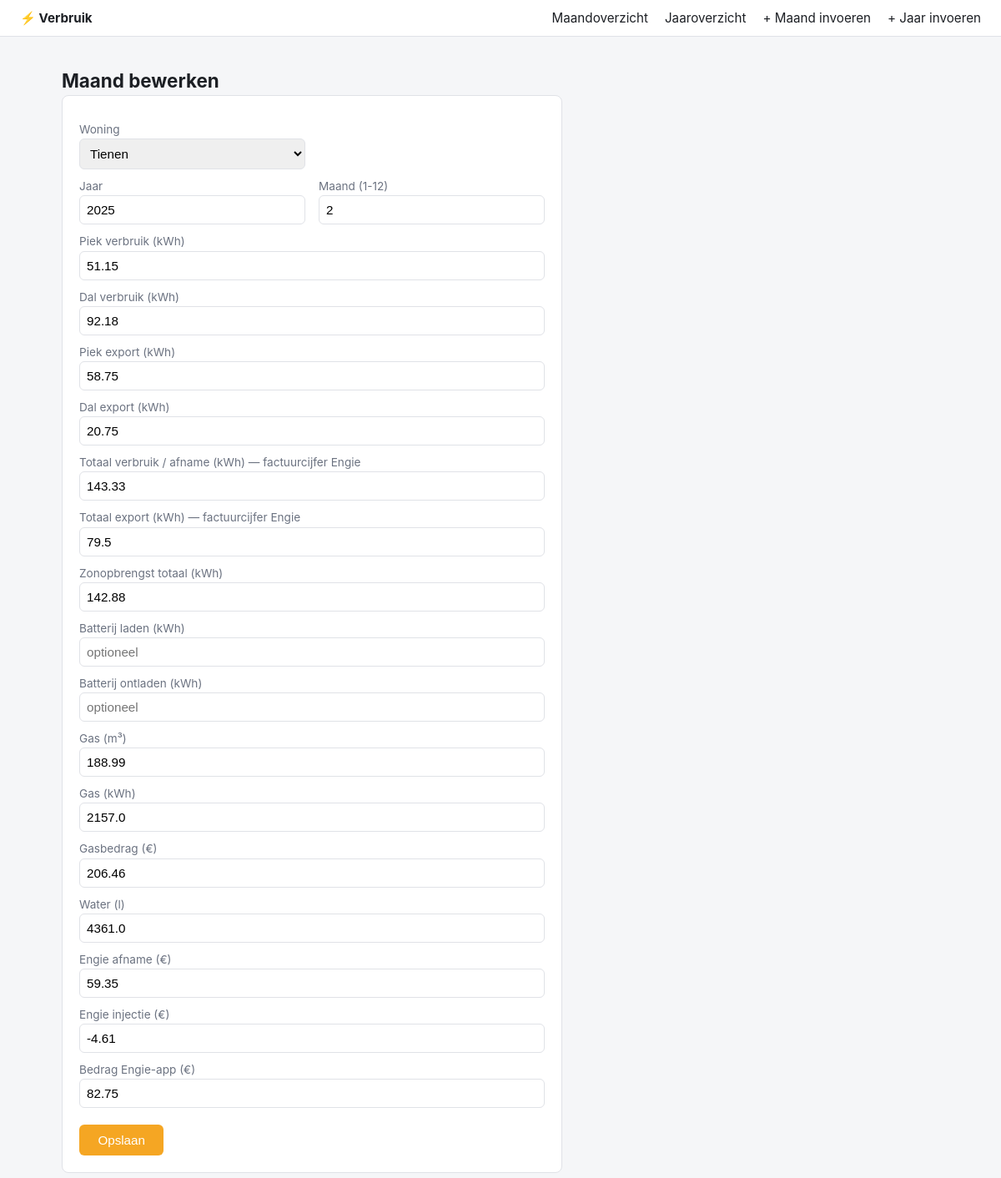
The page /invoer/Tienen/2025/2 on the database its author committed.
### tables this page shows
CREATE TABLE maandverbruik (
    id INTEGER PRIMARY KEY AUTOINCREMENT,
    woning TEXT NOT NULL CHECK (woning IN ('Tienen', 'Binkom')),
    jaar INTEGER NOT NULL,
    maand INTEGER NOT NULL CHECK (maand BETWEEN 1 AND 12),

    piek_verbruik REAL,
    dal_verbruik REAL,
    piek_export REAL,
    dal_export REAL,
    totaal_verbruik_afname REAL,
    totaal_export REAL,
    zonopbrengst_totaal REAL,
    batterij_laden REAL,
    batterij_ontladen REAL,

    gas_m3 REAL,
    gas_kwh REAL,
    prijs_gas_eur REAL,
    water_l REAL,

    engie_afname_eur REAL,
    engie_injectie_eur REAL,
    bedrag_engie_app REAL,

    UNIQUE(woning, jaar, maand)
);

### main.py (the view, shortened to what this page needs)
@app.route("/invoer", methods=["GET", "POST"])
@app.route("/invoer/<woning>/<int:jaar>/<int:maand>", methods=["GET", "POST"])
def invoer(woning=None, jaar=None, maand=None):
    bestaand = None
    if woning and jaar and maand:
        conn = get_connection()
        row = conn.execute(
            "SELECT * FROM maandverbruik WHERE woning=? AND jaar=? AND maand=?",
            (woning, jaar, maand),
        ).fetchone()
        conn.close()
        bestaand = dict(row) if row else None
    return render_template(
        "invoer.html",
        woningen=WONINGEN,
        velden=MAAND_INVOERVELDEN,
        bestaand=bestaand,
        woning=woning,
        jaar=jaar,
        maand=maand,
    )

### models.py (called while the page is built)
def get_connection():
    DB_PATH.parent.mkdir(parents=True, exist_ok=True)
    conn = sqlite3.connect(DB_PATH)
    conn.row_factory = sqlite3.Row
    conn.execute("PRAGMA foreign_keys = ON")
    return conn

### templates/invoer.html (shortened to what this page needs)
{% extends "base.html" %}
{% block content %}
<h1>{{ "Maand bewerken" if bestaand else "Maand invoeren" }}</h1>
<form class="entry" method="post">
    <div class="row2">
        <div>
            <label>Woning</label>
            <select name="woning" required>
                {% for w in woningen %}
                <option value="{{ w }}" {{ "selected" if (bestaand and bestaand.woning == w) or (woning == w) }}>{{ w }}</option>
                {% endfor %}
            </select>
        </div>
        <div></div>
        <div>
            <label>Jaar</label>
            <input type="number" name="jaar" value="{{ bestaand.jaar if bestaand else (jaar or '') }}" required>
        </div>
        <div>
            <label>Maand (1-12)</label>
            <input type="number" name="maand" min="1" max="12" value="{{ bestaand.maand if bestaand else (maand or '') }}" required>
        </div>
    </div>
    {% for veld, label in velden %}
    <label>{{ label }}</label>
    <input type="text" name="{{ veld }}" value="{{ bestaand[veld] if bestaand and bestaand[veld] is not none else '' }}" placeholder="optioneel">
    {% endfor %}
    <button type="submit">Opslaan</button>
</form>
{% endblock %}

### static/style.css (style rules this page uses)
:root { --bg: #f5f6f8; --card: #ffffff; --border: #e0e2e7; --text: #1c1f24; --muted: #6b7280; --accent: #f5a623; --accent-dark: #d68910; --pos: #2e7d32; --neg: #c0392b; }
* { box-sizing: border-box; }
body { margin: 0; font-family: -apple-system, "Segoe UI", Roboto, sans-serif; background: var(--bg); color: var(--text); }
h1 { font-size: 1.4rem; margin-bottom: 0.25rem; }
form.entry { background: var(--card); border: 1px solid var(--border); border-radius: 8px; padding: 1.25rem; max-width: 600px; }
form.entry label { display: block; margin-top: 0.75rem; font-size: 0.85rem; color: var(--muted); }
form.entry input, form.entry select { width: 100%; padding: 0.5rem; border: 1px solid var(--border); border-radius: 6px; font-size: 0.95rem; margin-top: 0.2rem; }
form.entry button { margin-top: 1.25rem; background: var(--accent); color: #fff; border: none; padding: 0.6rem 1.4rem; border-radius: 6px; font-size: 0.95rem; cursor: pointer; }
.row2 { display: grid; grid-template-columns: 1fr 1fr; gap: 0 1rem; }

### rows shown on the page
maandverbruik: jaar "2025", maand "2", piek_verbruik "51.15" "92.18" "58.75" "20.75" "143.33" "79.5" "142.88" "188.99" "2157.0" "206.46" "4361.0" "59.35" "-4.61" "82.75"

### other values the page prints
{{ "Maand bewerken" if bestaand else "Maand invoeren" }} "Maand bewerken"
{{ label }} "Piek verbruik (kWh)" "Dal verbruik (kWh)" "Piek export (kWh)" "Dal export (kWh)" "Totaal verbruik / afname (kWh) — factuurcijfer Engie" "Totaal export (kWh) — factuurcijfer Engie" "Zonopbrengst totaal (kWh)" "Batterij laden (kWh)" "Batterij ontladen (kWh)" "Gas (m³)" "Gas (kWh)" "Gasbedrag (€)" "Water (l)" "Engie afname (€)" "Engie injectie (€)" "Bedrag Engie-app (€)"
form field woning "Tienen"
